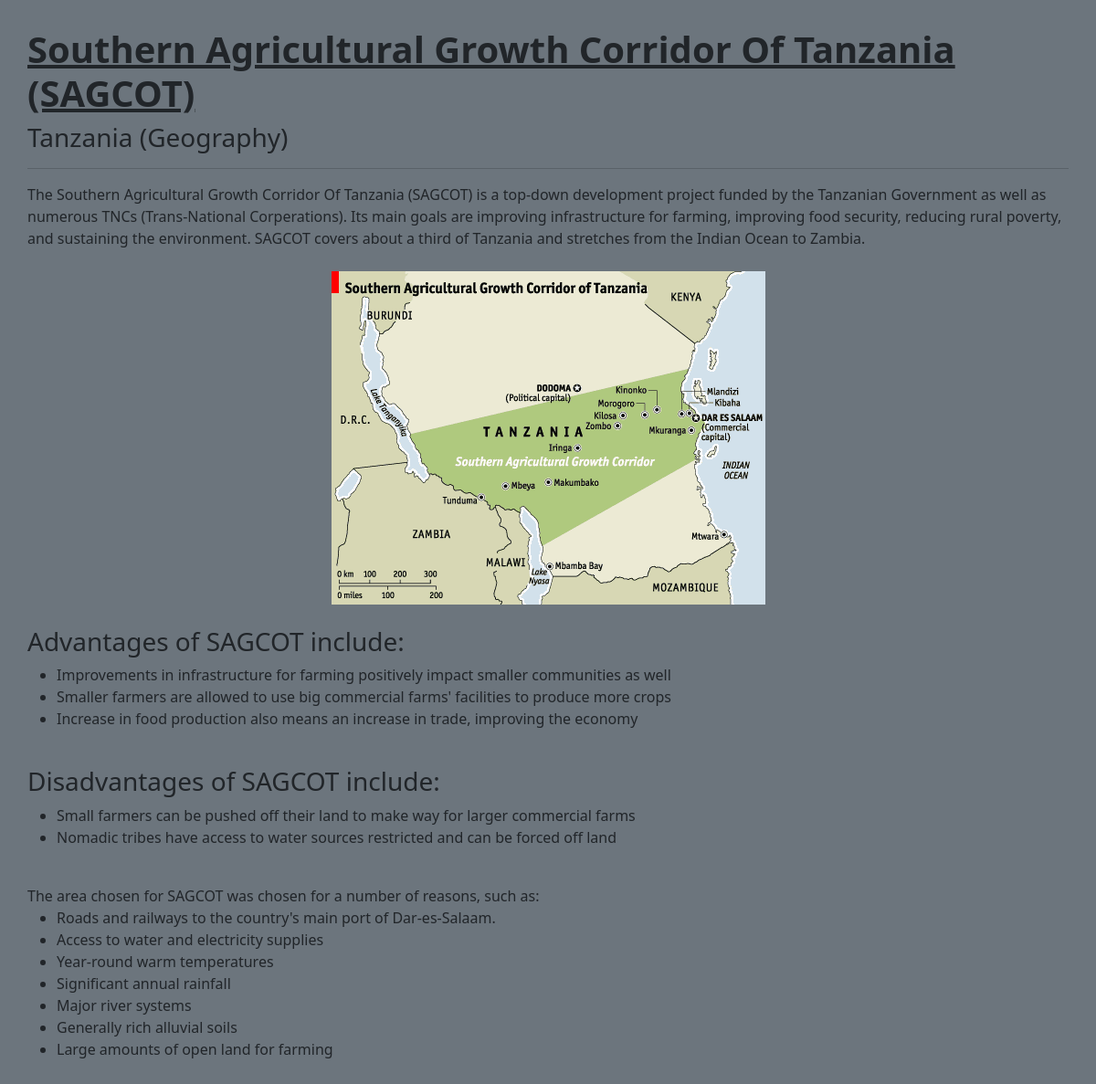
The page /factFile?id=4 on the database its author committed.
### tables this page shows
CREATE TABLE factfiles (id INTEGER, subj TEXT, topic TEXT, title TEXT, filename TEXT, content TEXT, PRIMARY KEY (id));

### application.py (the view)
@app.route("/factFile")
@clearFlash
def factfile(): # Display fact file
    if not (id := request.args.get("id")) or not id.isdigit(): return redirect("/factSearch") # Check if id exists
    if len(rows := db.execute("SELECT * FROM factfiles WHERE id = ?", int(id))) != 1: return "Bad ID" # Check if id exists
    return render_template("factfile.html", **rows[0])

### application.py (called while the page is built)
def clearFlash(func):
    @wraps(func)
    def deco(*args, **kwargs):
        session['_flashes'] = None
        return func(*args, **kwargs)
    return deco

### templates/factfile.html (shortened to what this page needs)
{% extends "layout.html" %}
{% block body %}
    <div style="text-align: left; margin-bottom: 30px;">
        <h1><b><u>{{ title }}</u></b></h1>
        <h3>{{ topic | capitalize }} ({{ subj | capitalize }})</h3>
        <hr>
        {{ content | safe }}
    </div>
{% endblock %}

### templates/factfile.html (style rules this page uses)
.center { display: block; margin-left: auto; margin-right: auto; }

### rows shown on the page
factfiles: title "Southern Agricultural Growth Corridor Of Tanzania (SAGCOT)", topic "Tanzania", subj "Geography", content "The Southern Agricultural Growth Corridor Of Tanzania (SAGCOT) is a top-down development project funded by the Tanzanian Government as well as numerous TNCs (Trans-National Corperations). Its main goals are improving infrastructure for farming, improving food security, reducing rural poverty, and sustaining the environment. SAGCOT covers about a third of Tanzania and stretches from the Indian Ocean to Zambia. Advantages of SAGCOT include: Improvements in infrastructure for farming positively impact smaller communities as well Smaller farmers are allowed to use big commercial farms' facilities to produce more crops Increase in food production also means an increase in trade, improving the…", content (picture)
